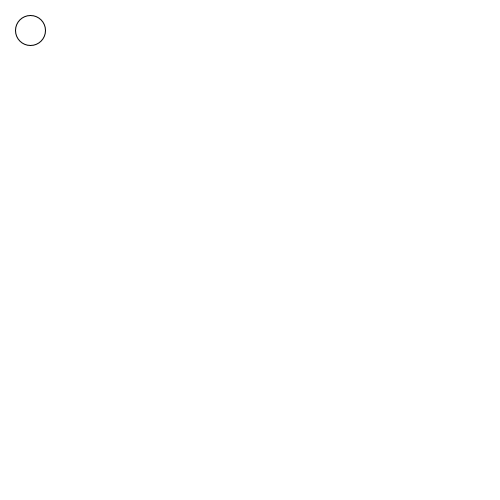
Frame 1 (no input)
Frame 60 (the mouse pressed at the canvas centre just before this capture): identical to frame 1, image omitted
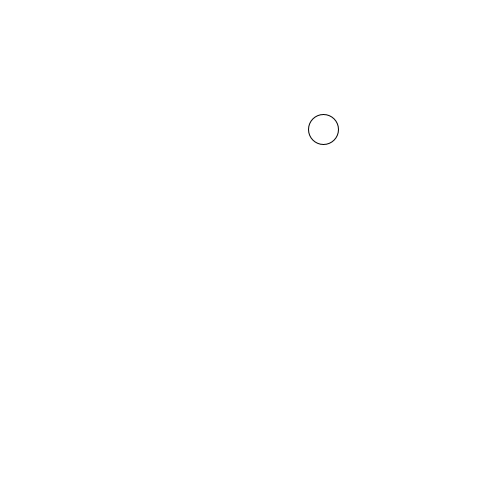
Frame 120 (the mouse held since frame 60 and released just before this capture)

The Processing sketch that drew these frames (run headless with seeded random() and noise(); from frame 60 on, the mouse is pressed at the canvas centre):

// Processing sketch: slippery_dot
// ── slippery_dot.pde
/*** When you are done, this program will draw an ellipse 
     that jumps to new location each time you click on it.
***/
 
 // 1. Create three integer variables to represent the x, y, and the size of the ellipse
       int x = 30;
       int y = 30;
       int size;
    void setup() {
      // 2. Set the size of your sketch
    size(500,500);
    }
    
    void draw() {
    
      // 3. Set the background color of your sketch
     background(#FFFFFF);
      // 4. Draw an ellipse using the variables created at the top of the sketch for the location and size of your ellipse. 
      //    Make sure it fits in the window. Change the variables if it does not.
     
    ellipse(x,y, 30,30);
    
    }
    
    /******** This method gets called automatically when you press the mouse ************/
    void mousePressed() {
      //5. Create an integer variable called distance
   
      //6. The getDistanceFromMouse() method below returns a number.
      //   Set the value of your distance variable to the value returned by the getDistance method
      //   You will need to pass the x and y location of your ellipse to this method.
         int one = getDistanceFromMouse(x,y);
             int distance = one;
      //7.  Use an if statement to check if your distance variable is < the radius of the ellipse
      //    If it is, make a new x AND y for the ellipse, for a new random location on the window
      //    Hint: Use code like this      x = (int) random(width);
       if(distance > size) {
         x = (int) random(width);
         y = (int) random(height);
       }
      
    }
    
    /********  This method gives you the number of pixels between the mouse and the x,y point ***********/
    int getDistanceFromMouse(int x, int y) {
      return (int)Math.sqrt(Math.pow((mouseX-x),2) + Math.pow((mouseY-y),2));
    }
